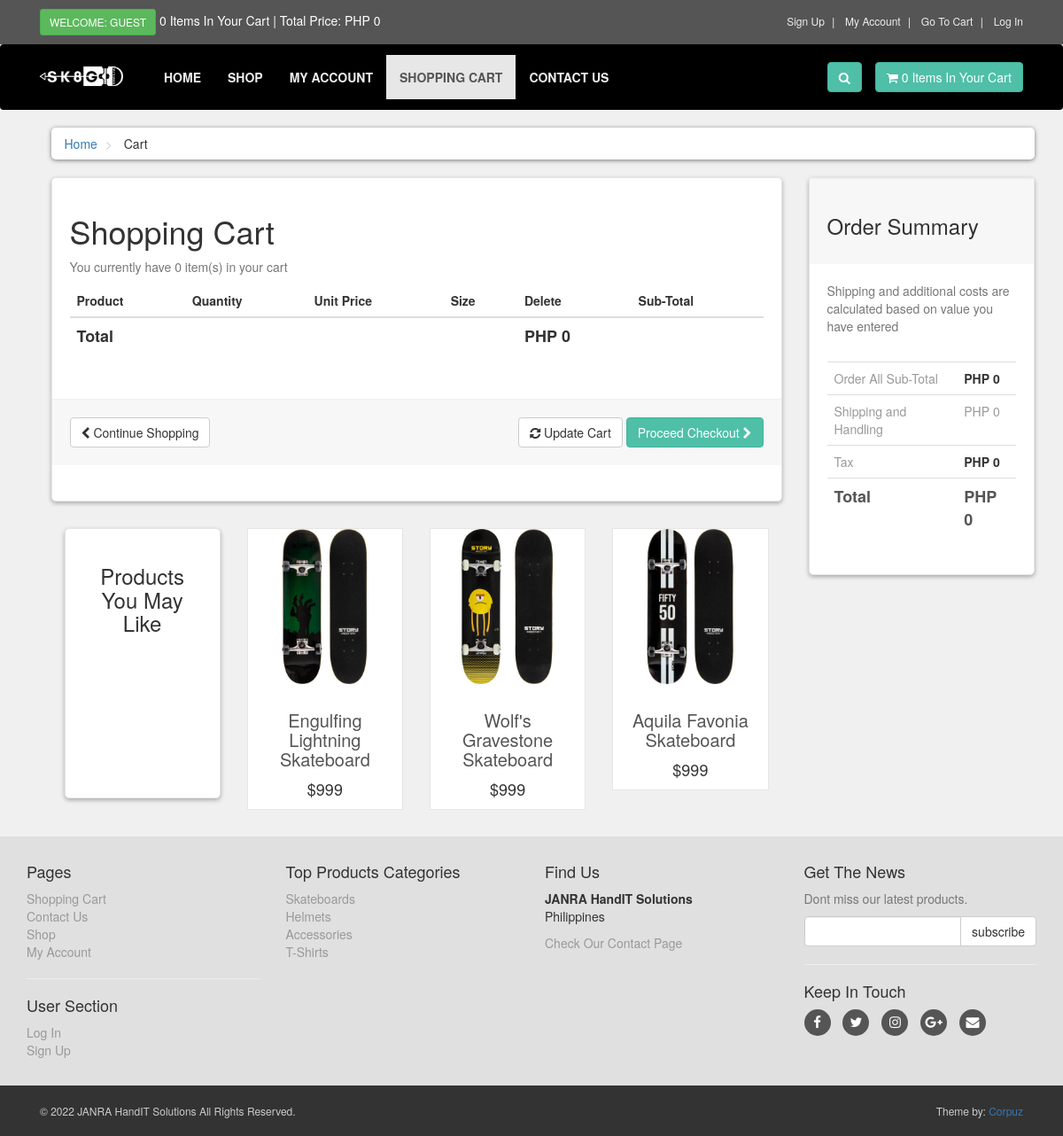
The app's page /cart.php with its own data.
### tables this page shows
CREATE TABLE `products` (
  `product_id` int(10) NOT NULL,
  `p_cat_id` int(10) NOT NULL,
  `cat_id` int(10) NOT NULL,
  `date` timestamp NOT NULL DEFAULT current_timestamp() ON UPDATE current_timestamp(),
  `product_title` text NOT NULL,
  `product_img1` text NOT NULL,
  `product_img2` text NOT NULL,
  `product_img3` text NOT NULL,
  `product_price` int(10) NOT NULL,
  `product_keywords` text NOT NULL,
  `product_desc` text NOT NULL
);

CREATE TABLE `product_categories` (
  `p_cat_id` int(10) NOT NULL,
  `p_cat_title` text NOT NULL,
  `p_cat_desc` text NOT NULL
);

### cart.php (the view, shortened to what this page needs)
<?php
    include("includes/header.php");
?>
    <div id="content">
        <div class="container">
            <div class="col-md-12">
                <ul class="breadcrumb">
                    <li>
                        <a href="index.php">Home</a>
                    </li>
                    <li>
                        Cart
                    </li>
                </ul>
            </div>
            <div id="cart" class="col-md-9">
                <div class="box">
                    <form action="cart.php" method="post" enctype="multipart/form-data">
                        <h1>Shopping Cart</h1>
                        <?php
                            $ip_add = getRealIpUser();
                            $select_cart = "SELECT * FROM cart WHERE ip_add = '$ip_add'";
                            $run_cart = mysqli_query($con, $select_cart);
                            $count = mysqli_num_rows($run_cart);
                        ?>
                        <p class="text-muted">You currently have <?php echo $count; ?> item(s) in your cart</p>
                        <div class="table-responsive">
                            <table class="table">
                                <thead>
                                    <tr>
                                        <th colspan="2">Product</th>
                                        <th>Quantity</th>
                                        <th>Unit Price</th>
                                        <th>Size</th>
                                        <th colspan="1">Delete</th>
                                        <th colspan="2">Sub-Total</th>
                                    </tr>
                                </thead>
                                <?php
                                    $total = 0;
                                ?>
                                <tfoot>
                                    <tr>
                                        <th colspan="5">Total</th>
                                        <th colspan="2">PHP <?php echo $total; ?></th>
                                    </tr>
                                </tfoot>
                            </table>
                        </div>
                        <div class="box-footer">
                            <div class="pull-left">
                                <a href="index.php" class="btn btn-default">
                                    <i class="fa fa-chevron-left"></i> Continue Shopping
                                </a>
                            </div>
                            <div class="pull-right">
                                <button type="submit" name="update" value="Update Cart" class="btn btn-default">
                                    <i class="fa fa-refresh"></i> Update Cart
                                </button>
                                <a href="checkout.php" class="btn btn-primary">
                                    Proceed Checkout <i class="fa fa-chevron-right"></i>
                                </a>
                            </div>
                        </div>
                    </form>
                </div>
                <div id="row same-heigh-row">
                    <div class="col-md-3 col-sm-6">
                        <div class="box same-height headline">
                            <h3 class="text-center">Products You May Like</h3>
                        </div>
                    </div>
                    <?php
                        $get_products = "SELECT * FROM products ORDER BY RAND() LIMIT 0, 3";
                        $run_products = mysqli_query($con, $get_products);
                        while($row_products = mysqli_fetch_array($run_products)) {
                            $pro_id = $row_products['product_id'];
                            $pro_title = $row_products['product_title'];
                            $pro_price = $row_products['product_price'];
                            $pro_img1 = $row_products['product_img1'];
                            echo "
                                <div class='col-md-3 col-sm-6 center-responsive'>
                                    <div class='product same-height'>
                                        <a href='details.php?pro_id=$pro_id'>
                                            <img class='img-responsive' src='admin_area/product_images/$pro_img1' alt='Product <?php echo $pro_id; ?>'>
                                        </a>
                                        <div class='text'>
                                            <h3><a href='details.php?pro_id=$pro_id'>$pro_title</a></h3>
                                            <p class='price'>$$pro_price</p>
                                        </div>
                                    </div>
                                </div>
                            ";
                        }
                    ?>
                </div>
            </div>
            <div class="col-md-3">
                <div id="order-summary" class="box">
                    <div class="box-header">
                        <h3>Order Summary</h3>
                    </div>
                    <p class="text-muted">
                        Shipping and additional costs are calculated based on value you have entered
                    </p>
                    <div class="table-responsive">
                        <table class="table">
                            <tbody>
                                <tr>
                                    <td>Order All Sub-Total</td>
                                    <th>PHP <?php echo $total; ?></th>
                                </tr>
                                <tr>
                                    <td>Shipping and Handling</td>
                                    <td>PHP 0</td>
                                </tr>
                                <tr>
                                    <td>Tax</td>
                                    <th>PHP 0</th>
                                </tr>
                                <tr class="total">
                                    <td>Total</td>
                                    <th>PHP <?php echo $total; ?></th>
                                </tr>
                            </tbody>
                        </table>
                    </div>
                </div>
            </div>
        </div>
    </div>
        <?php
            include("includes/footer.php");
        ?>
</body>
</html>

### includes/footer.php (shortened to what this page needs)
<div id="footer">
    <div class="container">
        <div class="row">
            <div class="col-sm-6 col-md-3">
               <h4>Pages</h4>
                <ul>
                    <li><a href="cart.php">Shopping Cart</a></li>
                    <li><a href="contact.php">Contact Us</a></li>
                    <li><a href="shop.php">Shop</a></li>
                    <li><a href="customer/my_account.php">My Account</a></li>
                </ul>
                <hr>
                <h4>User Section</h4>
                <ul>
                <?php
                    if (!isset($_SESSION['customer_email'])) {
                        echo"<a href='checkout.php'>Log In</a>";
                    }
                    else {
                        echo"<a href='customer/my_account.php?my_orders'>My Account</a>";
                    }
                ?>
                    <li><a href="customer_register.php">Sign Up</a></li>
                </ul>
            </div>
            <div class="com-sm-6 col-md-3">
                <h4>Top Products Categories</h4>
                <ul>
                <?php
                    $get_p_cats = "SELECT * FROM product_categories";
                    $run_p_cats = mysqli_query($con, $get_p_cats);
                    while ($row_p_cats = mysqli_fetch_array($run_p_cats)) {
                        $p_cat_id = $row_p_cats['p_cat_id'];
                        $p_cat_title = $row_p_cats['p_cat_title'];
                        echo "
                            <li>
                                <a href='shop.php?p_cat=$p_cat_id'>
                                    $p_cat_title
                                </a>
                            </li>
                        ";
                    }
                ?>
                </ul>
            </div>
            <div class="col-sm-6 col-md-3">
                <h4>Find Us</h4>
                <p>
                    <strong>JANRA HandIT Solutions</strong>
                    <br/>Philippines
                </p>
                <a href="contact.php">Check Our Contact Page</a>
            </div>
            <div class="col-sm-6 col-md-3">
                <h4>Get The News</h4>
                <p class="text-muted">
                    Dont miss our latest products.
                </p>
                <form action="https://feedburner.google.com/fb/a/mailverify" method="post" target="popupwindow" onsubmit="window.open('https://feedburner.google.com/fb/a/mailverify?uri=M-devMedia', 'popupwindow', 'scrollbars=yes,width=550,height=520');return true" method="post">
                    <div class="input-group">
                        <input type="text" class="form-control" name="email">
                        <span class="input-group-btn">
                            <input type="submit" value="subscribe" class="btn btn-default">
                        </span>
                    </div>
                </form>
                <hr>
                <h4>Keep In Touch</h4>
                <p class="social">
                    <a href="#" class="fa fa-facebook"></a>
                    <a href="#" class="fa fa-twitter"></a>
                    <a href="#" class="fa fa-instagram"></a>
                    <a href="#" class="fa fa-google-plus"></a>
                    <a href="#" class="fa fa-envelope"></a>
                </p>
            </div>
        </div>
    </div>
</div>
<div id="copyright">
    <div class="container">
        <div class="col-md-6">
            <p class="pull-left">&copy; 2022 JANRA HandIT Solutions All Rights Reserved.</p>
        </div>
        <div class="col-md-6">
            <p class="pull-right">Theme by: <a href="#">Corpuz</a></p>
        </div>
    </div>
</div>

### styles/style.css (style rules this page uses)
body { font-size: 14px; line-height: 1.42857143; color: #333333; background: #f0f0f0; overflow-x: hidden; }
.btn-primary { color: rgb(255, 255, 255); background: rgb(79, 191, 168); border-color: rgb(65, 179, 156); }
.box { background: #ffffff; margin: 0 0 30px; border: solid 1px #e6e6e6; border-radius: 5px; box-sizing: border-box; padding: 20px; box-shadow: 0px 2px 5px rgba(0, 0, 0, .3); }
#content { padding-left: 25px; }
#content .product { background: #ffffff; border: solid 1px #e6e6e6; margin-bottom: 30px; box-sizing: border-box; }
#content .product .text { padding: 10px 10px 0px; }
#content .product .text p.price { font-size: 18px; text-align: center; font-weight: 400; }
#content .product .text h3 { text-align: center; font-size: 20px; }
#content .product .text h3 a { color: rgb(85, 85, 85); }
.breadcrumb { padding: 8px 15px; margin-bottom: 20px; background: #ffffff; border-radius: 5px; box-shadow: 0px 1px 5px rgba(0, 0, 0, .5); }
.breadcrumb> li + li:before { content: ">\00a0"; color: #cccccc; }
#content .headline { height: 305px; }
#content #cart .table tfoot { font-size: 18px; }
.box .box-footer { background-color: #f7f7f7; margin: 30px -20px 20px; padding: 20px; border-top: 1px solid #eeeeee; }
.box .box-footer:before, .box .box-footer:after { content: ""; display: table; }
.box .box-footer:after { clear: both; }
.box .box-header { background-color: #f7f7f7; margin: -20px -20px 20px; padding: 20px; border-top: 1px solid #eeeeee; }
#content #order-summary table { margin-top: 20px; }
#content #order-summary table td { color: #999999; }
#content #order-summary table tr.total td, #content #order-summary table tr.total th { font-size: 18px; color: #555555; font-weight: 700; }
#footer { background: #e0e0e0; padding: 20px 0; }
#footer a { color: #999999; padding: 0; text-decoration: none; }
#footer ul { list-style: none; padding-left: 0px; }
#footer .social { text-align: left; }
#footer .social a { margin: 0px 10px 0px 0px; display: inline-block; color: #ffffff; width: 30px; height: 30px; border-radius: 15px; line-height: 30px; font-size: 15px; text-align: center; vertical-align: bottom; background: #555555; text-decoration: none; }
#copyright { background: #333333; color: #cccccc; padding: 20px 0px; font-size: 12px; }
#copyright p { margin: 0px; }

### records on screen
products: product_img1 (picture), product_title "Engulfing Lightning Skateboard", product_price "999"
products: product_img1 (picture), product_title "Wolf's Gravestone Skateboard", product_price "999"
products: product_img1 (picture), product_title "Aquila Favonia Skateboard", product_price "999"
product_categories: p_cat_title "Skateboards"
product_categories: p_cat_title "Helmets"
product_categories: p_cat_title "Accessories"
product_categories: p_cat_title "T-Shirts"

### other values on screen
$count_items "0 0"
$total "0"
$count "0"
